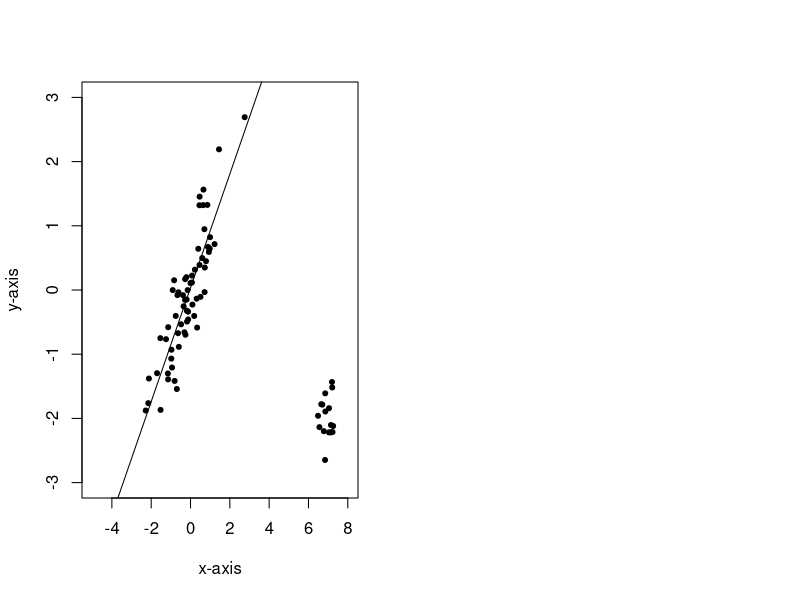

R code for this plot: (Note: this script raises an error after producing the figure.)
# code for figure in the example 6.2 for the highly correlated contaminated normal data points
library(mvtnorm)
library(robustbase)

c=0
n=80; p=2#
epsilon=0.2; n1=floor(epsilon*n)
m1=rmvnorm(n, mean=(rep(0, p)),sigma=matrix(c(1, 0.9, 0.9, 1), ncol=2, byrow=T))
m11=m1
par(mfrow=c(1,1));  dev.off()
par(mfrow=c(1,2))  

if(n1>=1)
{
  m2=rmvnorm(n1, mean=c(7,-2),sigma=diag(rep(0.1, p)))
  m1[sample(1:n,n1),]<-m2 
}
m12=m1
#plot(m1[,1], m1[,2], xlim=c(-5, 8), ylim=c(-4, 3), xlab="x-axis", ylab="y-axis", pch=20)
plot(m1[,1], m1[,2], xlim=c(-5, 8), ylim=c(-3, 3), xlab="x-axis", ylab="y-axis", pch=20)
fit1<-ltsReg(m1[,1:(p-1)], m1[,p])
beta_ltsReg=as.numeric(fit1$coefficients) 
abline(fit1$coefficients[[1]], fit1$coefficients[[2]], col=1, lty=1, lwd=1)
lst_beta=AA1_main(m1, 3, 0, 200,  0.001)
lst_beta_1=AA2_main(m1, 3,0, 1000, 0.001)
abline(lst_beta,lty=2, col=2, lwd=1)
abline(lst_beta_1,lty=3, col=3, lwd=1)
text(4, -1.5, expression ('LTS'))
text(4, -.5, expression('AA2'))
text(3, 2, expression('AA1'))
legend(-4, 3, legend=c("LTS", "AA1", "AA2"),    
       col=1:3, lty=1:3, cex=0.5,
       title="Line types", text.font=2, bg='lightblue')
